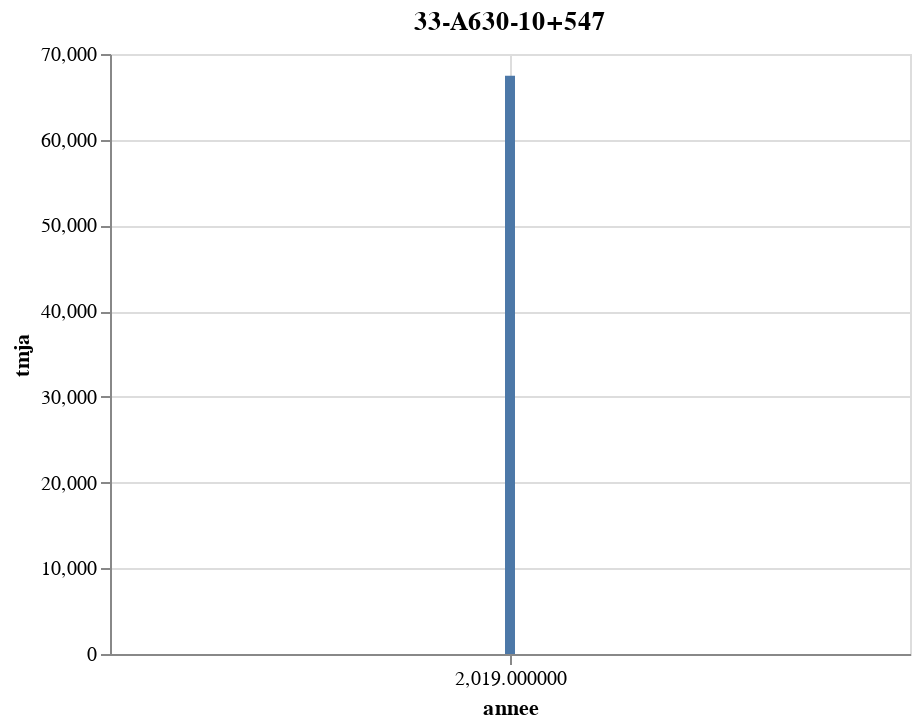

Notebook cell for this chart:
### Code cell
alt.Chart(dfGraphs.loc[dfGraphs.id_comptag==cpt["id_comptag"]], title=cpt["id_comptag"]).mark_bar().encode(x='annee',y='tmja')

### Figure 1 — Vega-Lite specification as saved in the notebook (floating-point values rounded to 4 significant figures)
{"config": {"view": {"continuousWidth": 400, "continuousHeight": 300}}, "data": {"name": "data-c0b141cf83b3e41b7414a228db6c1303"}, "mark": "bar", "encoding": {"x": {"type": "quantitative", "field": "annee"}, "y": {"type": "quantitative", "field": "tmja"}}, "title": "33-A630-10+547", "$schema": "https://vega.github.io/schema/vega-lite/v4.8.1.json", "datasets": {"data-c0b141cf83b3e41b7414a228db6c1303": [{"id_comptag": "33-A630-10+547", "type_poste": "permanent", "annee": 2019, "tmja": 67460.0, "pc_pl": 7.76}, {"id_comptag": "33-A630-10+547", "type_poste": "permanent", "annee": 2018, "tmja": null, "pc_pl": null}, {"id_comptag": "33-A630-10+547", "type_poste": "permanent", "annee": 2017, "tmja": null, "pc_pl": null}, {"id_comptag": "33-A630-10+547", "type_poste": "permanent", "annee": 2016, "tmja": null, "pc_pl": null}, {"id_comptag": "33-A630-10+547", "type_poste": "permanent", "annee": 2015, "tmja": null, "pc_pl": null}, {"id_comptag": "33-A630-10+547", "type_poste": "permanent", "annee": 2014, "tmja": null, "pc_pl": null}, {"id_comptag": "33-A630-10+547", "type_poste": "permanent", "annee": 2013, "tmja": null, "pc_pl": null}, {"id_comptag": "33-A630-10+547", "type_poste": "permanent", "annee": 2012, "tmja": null, "pc_pl": null}, {"id_comptag": "33-A630-10+547", "type_poste": "permanent", "annee": 2011, "tmja": null, "pc_pl": null}, {"id_comptag": "33-A630-10+547", "type_poste": "permanent", "annee": 2010, "tmja": null, "pc_pl": null}]}}
